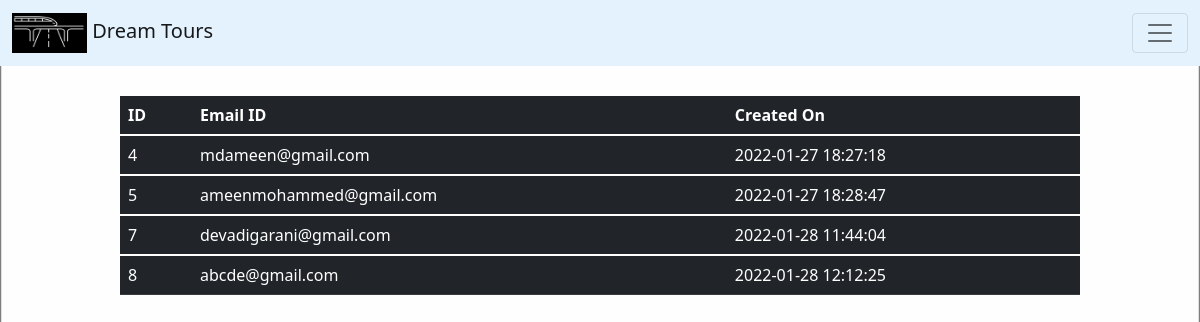
Screenshot of /active_customers.php (signed in) with the database file from the repository.
### tables this page shows
CREATE TABLE `active_users` (
  `id` int(10) NOT NULL,
  `email_id` varchar(30) NOT NULL,
  `created_on` datetime NOT NULL
);

### active_customers.php (the view, shortened to what this page needs)
<html>
<head>
    <link href="https://cdn.jsdelivr.net/npm/bootstrap@5.1.3/dist/css/bootstrap.min.css" rel="stylesheet">
      <link href='tables1.css' rel='stylesheet' >
    </head>
    <body>
    <nav class="navbar navbar-light" style="background-color: #e3f2fd;">
  <div class="container-fluid">
    <a class="navbar-brand" href="#"><img src="images/logo3.PNG" class="logo" style="width:75px; height:40px"> Dream Tours </a>
    <button class="navbar-toggler" type="button" data-bs-toggle="collapse" data-bs-target="#navbarText">
      <span class="navbar-toggler-icon"></span>
    </button>
  </div>
</nav>
  <?php
$db=mysqli_connect('localhost','root','','travels') or die("could not connect to database");
$sql="Select * from active_users;";
$records=mysqli_query($db,$sql);
?>
    <div >
    <table class="table table-dark table-hover" id="table1" >
    <tr>
        <th>ID</th>
        <th>Email ID</th>
        <th>Created On</th>
        <tr>
    <?php
       while($logs=mysqli_fetch_assoc($records)){
          echo"<tbody>" ;
          echo"<tr>";
         echo"<td>".$logs['id']."</td>";
         echo"<td>".$logs['email_id']."</td>";
         echo"<td>".$logs['created_on']."</td>";
         echo"</tr>";
        echo"</tbody>" ;
       }
        ?>
    </table>
    </div>
    </body>
</html>

### tables1.css (style rules this page uses)
.table { width:80%; margin:30px auto 30px auto; }

### active_customers.php (style rules this page uses)
body { background: url(images/white.png) no-repeat center center fixed; -webkit-background-size: cover; -moz-background-size: cover; -o-background-size: cover; background-size: cover; }

### rows the page displays
active_users: id "4", email "mdameen@gmail.com", created_on "2022-01-27 18:27:18"
active_users: id "5", email "ameenmohammed@gmail.com", created_on "2022-01-27 18:28:47"
active_users: id "7", email "devadigarani@gmail.com", created_on "2022-01-28 11:44:04"
active_users: id "8", email "abcde@gmail.com", created_on "2022-01-28 12:12:25"
